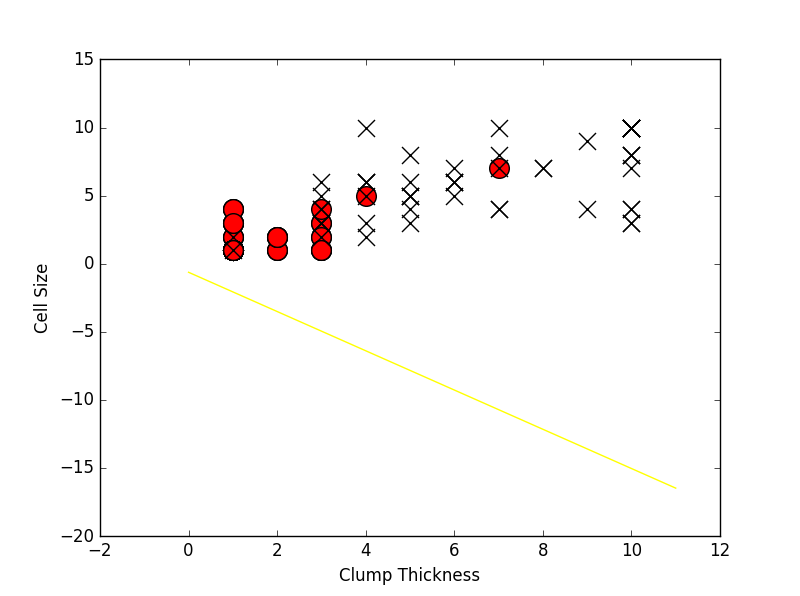

This chart was generated by the following Python code:
#!/usr/bin/python
# -*- coding: utf-8 -*-

"""
=========================================================
Random Sampled Prediction of Benign/Malignant Breast Cancer
=========================================================
This example uses the feature 'Clump Thickness'and 'Cell Size' of the `Breast-Cancer` dataset, We randomly
initialize a binary classifier to classify benign / malignant breast cancer tumors.

"""
print(__doc__)

# Author: HangJie

import pandas as pd
import matplotlib.pyplot as plt
import numpy as np

# Get data from Datasets
df_train = pd.read_csv('E:/python/Datasets/Breast-Cancer/breast-cancer-test.csv')
df_test = pd.read_csv('E:/python/Datasets/Breast-Cancer/breast-cancer-test.csv')

# Select 'Clump Thickness' and 'Cell Size' as feature, and construct positive and negative samples of test set
df_test_negative = df_test.loc[df_test['Type'] == 0][['Clump Thickness', 'Cell Size']]
df_test_positive = df_test.loc[df_test['Type'] == 1][['Clump Thickness', 'Cell Size']]

# Use the random function in numpy to randomly sample the intercept and the coefficients of the line
intercept = np.random.random([1])
coef = np.random.random([2])
lx = np.arange(0,12)
ly = (-intercept-lx * coef[0]) / coef[1]

# Draw a random line
plt.plot(lx,ly,c='yellow')

# Draw a benign tumor sample point marked red 'o'
plt.scatter(df_test_negative['Clump Thickness'],df_test_negative['Cell Size'],marker='o',s=200,c='red')

# Draw a malignant tumor sample point marked black 'x'
plt.scatter(df_test_positive['Clump Thickness'],df_test_positive['Cell Size'],marker='x',s=150,c='black')

# Draw x,y axis
plt.xlabel('Clump Thickness')
plt.ylabel('Cell Size')
plt.show()
